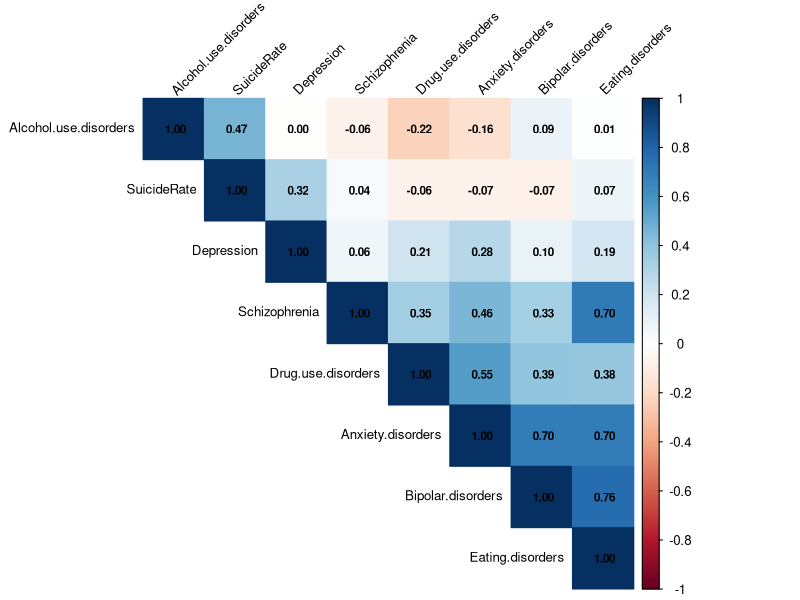
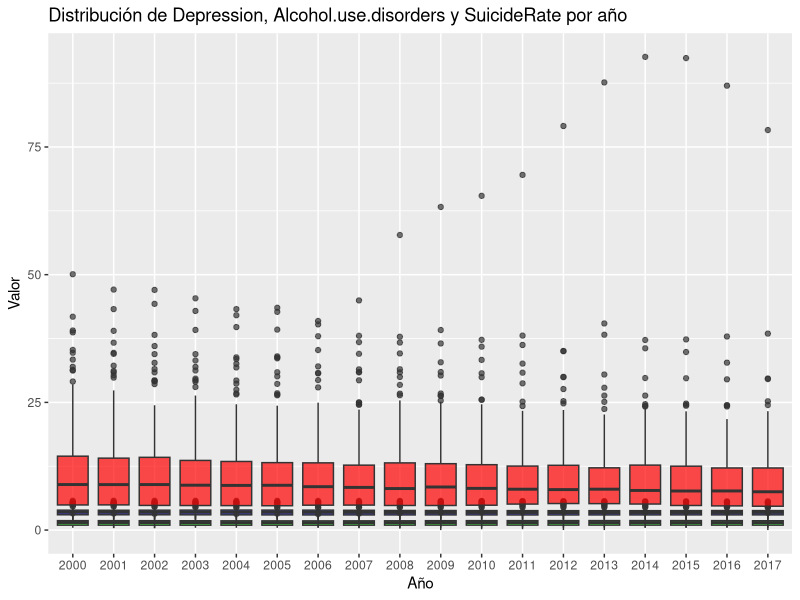
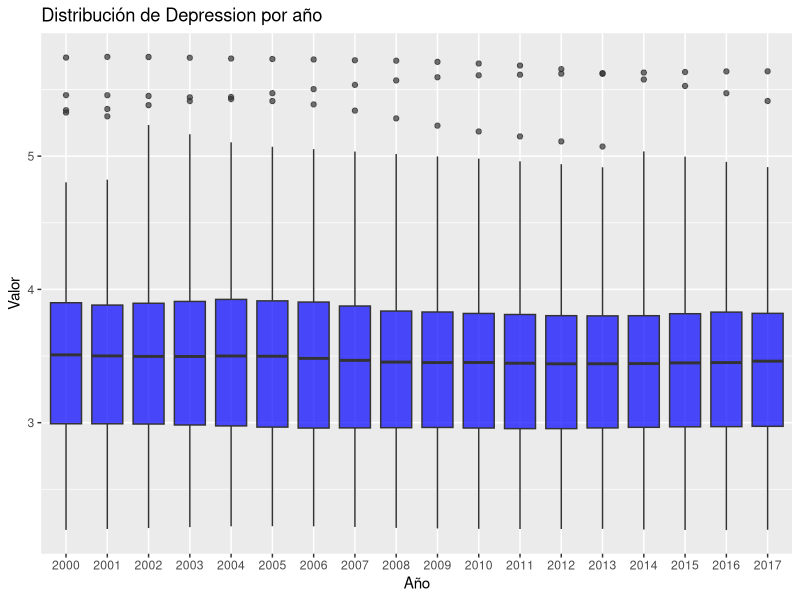
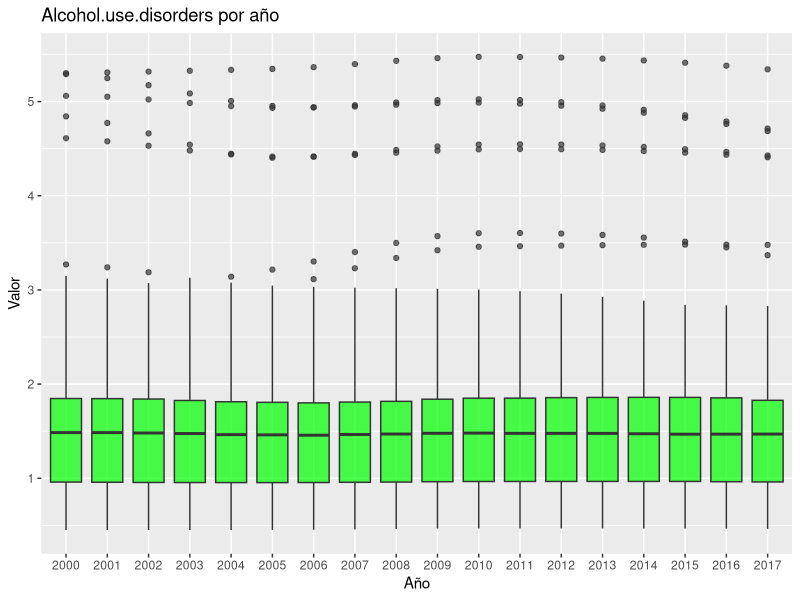
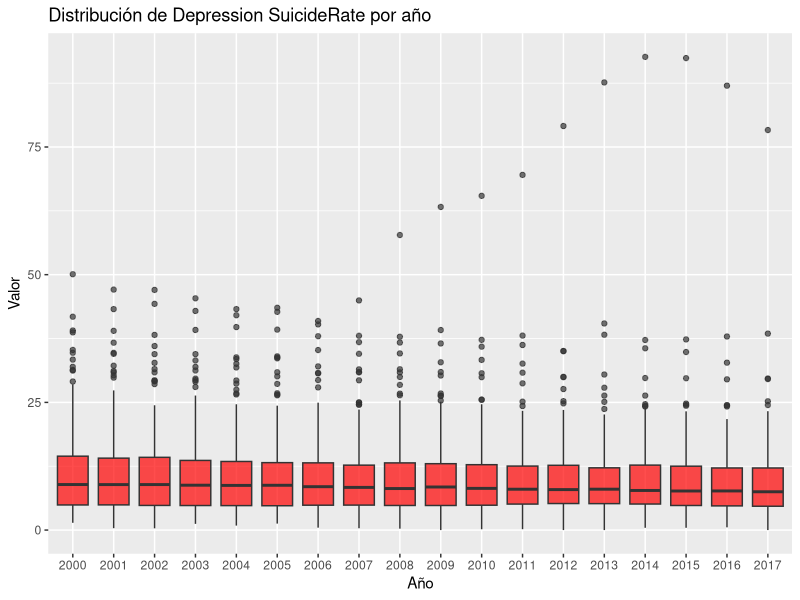
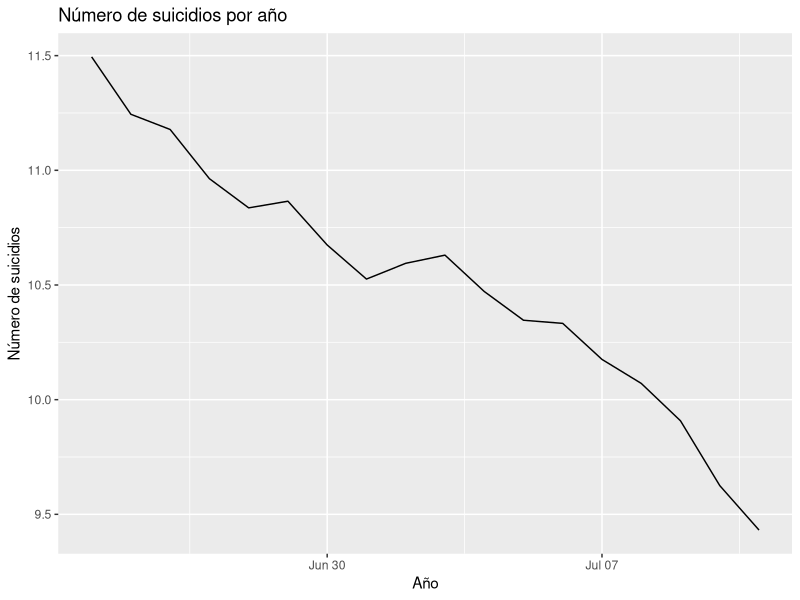
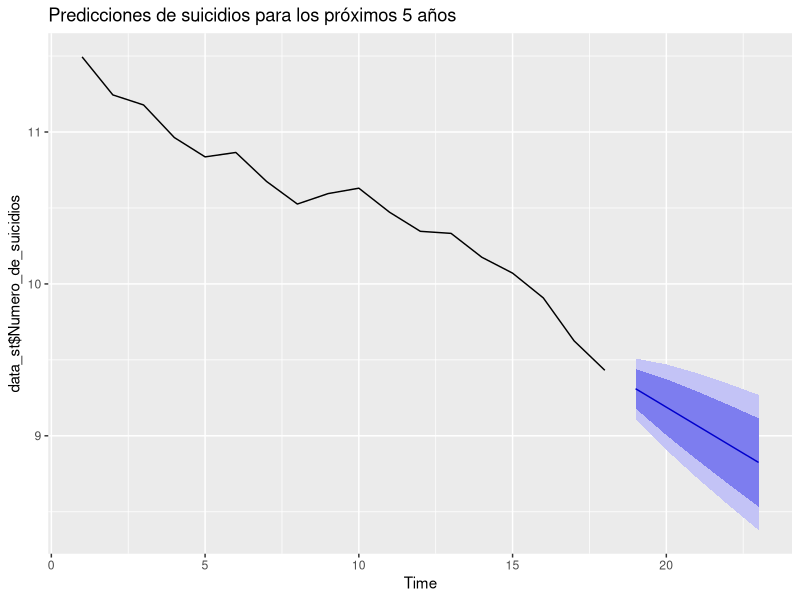

Source code (R) for these figures, in order:
## ---- chunk 1
data <- read.csv("data/dataMH.csv")
head(data)
## ---- chunk 2
data <- subset(data, select = -c(Code, DIM_SEX))
head(data)
## ---- chunk 3
library(dplyr)
library(corrplot)


data <- data %>% rename(SuicideRate = VALUE_NUMERIC)

data_total <- data[, c("Schizophrenia", "Bipolar.disorders", "Eating.disorders", "Anxiety.disorders", "Drug.use.disorders", "Depression", "Alcohol.use.disorders", "SuicideRate")]

correlation_matrix <- cor(data_total, use = "pairwise.complete.obs")

corrplot(correlation_matrix, method = "color", type = "upper", order = "hclust", 
         tl.cex = 0.8, tl.col = "black", tl.srt = 45, addCoef.col = "black", number.cex = 0.7)
## ---- chunk 4

correlation_alcohol_suicide <- cor(data$Alcohol.use.disorders, data$SuicideRate, use = "complete.obs")

test_result <- cor.test(data$Alcohol.use.disorders, data$SuicideRate, method = "pearson")

print(test_result)
## ---- chunk 5
test_result_depression_suicide <- cor.test(data$Depression, data$SuicideRate, method = "pearson")

print(test_result_depression_suicide)
## ---- chunk 6

nuevo_dataset <- data[, c("Year", "Depression", "Alcohol.use.disorders", "SuicideRate")]

head(nuevo_dataset)
## ---- chunk 7
library(dplyr)

nuevo_dataset_agrupado <- data %>%
  group_by(Year) %>%
  summarise(
    Media_Depression = mean(Depression, na.rm = TRUE),
    Media_Alcohol_use_disorders = mean(Alcohol.use.disorders, na.rm = TRUE),
    Media_SuicideRate = mean(SuicideRate, na.rm = TRUE)
  )

head(nuevo_dataset_agrupado)
## ---- chunk 8

library(ggplot2)


grafico_caja <- ggplot(data, aes(x = as.factor(Year))) +
  geom_boxplot(aes(y = Depression), fill = "blue", alpha = 0.7) +
  geom_boxplot(aes(y = Alcohol.use.disorders), fill = "green", alpha = 0.7) +
  geom_boxplot(aes(y = SuicideRate), fill = "red", alpha = 0.7) +
  labs(title = "Distribución de Depression, Alcohol.use.disorders y SuicideRate por año",
       x = "Año",
       y = "Valor") +
  scale_fill_manual(values = c("blue", "green", "red"))


print(grafico_caja)
## ---- chunk 9
grafico_caja1 <- ggplot(data, aes(x = as.factor(Year))) +
  geom_boxplot(aes(y = Depression), fill = "blue", alpha = 0.7) +
  labs(title = "Distribución de Depression por año",
       x = "Año",
       y = "Valor") +
  scale_fill_manual(values = c("blue", "green", "red"))


print(grafico_caja1)
## ---- chunk 10
grafico_caja <- ggplot(data, aes(x = as.factor(Year))) +
  geom_boxplot(aes(y = Alcohol.use.disorders), fill = "green", alpha = 0.7) +
  labs(title = "Alcohol.use.disorders por año",
       x = "Año",
       y = "Valor") +
  scale_fill_manual(values = c("blue", "green", "red"))


print(grafico_caja)
## ---- chunk 11
grafico_caja <- ggplot(data, aes(x = as.factor(Year))) +
  geom_boxplot(aes(y = SuicideRate), fill = "red", alpha = 0.7) +
  labs(title = "Distribución de Depression SuicideRate por año",
       x = "Año",
       y = "Valor") +
  scale_fill_manual(values = c("blue", "green", "red"))


print(grafico_caja)
## ---- chunk 12
# Instalar y cargar las bibliotecas necesarias
install.packages("readr")
install.packages("ggplot2")
install.packages("forecast")
install.packages("tibble")

library(readr)
library(ggplot2)
library(forecast)
library(tibble)


# Filtrar columnas relevantes y renombrarlas
data_st <- nuevo_dataset_agrupado %>% 
  select(Year, Numero_de_suicidios = Media_SuicideRate) 

# Convertir la columna de año a formato de fecha
data_st$Year <- as.Date(data_st$Year, format = "%Y")

# Convertir a tibble para facilitar la manipulación de datos
data_st <- as_tibble(data_st)

# Visualizar los datos
ggplot(data_st, aes(x = Year, y = Numero_de_suicidios)) +
  geom_line() +
  labs(title = "Número de suicidios por año",
       x = "Año",
       y = "Número de suicidios")

# Ajustar un modelo de series temporales (por ejemplo, ARIMA)
modelo_arima <- auto.arima(data_st$Numero_de_suicidios)

# Realizar predicciones para los próximos 5 años
predicciones <- forecast(modelo_arima, h = 5)

# Mostrar las predicciones
print(predicciones)

## ---- chunk 13
autoplot(predicciones) + labs(title = "Predicciones de suicidios para los próximos 5 años")
